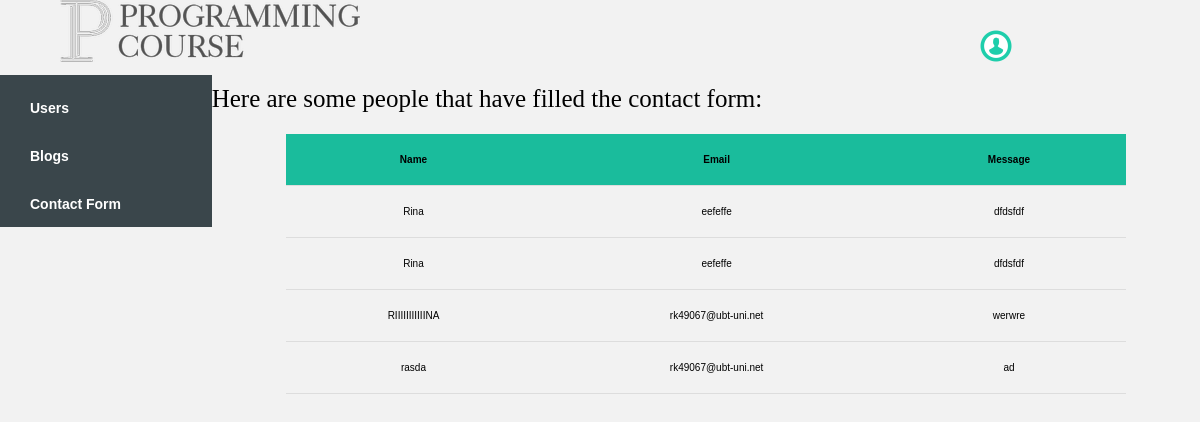
The page /admin_contactform.php on the database as committed earlier.
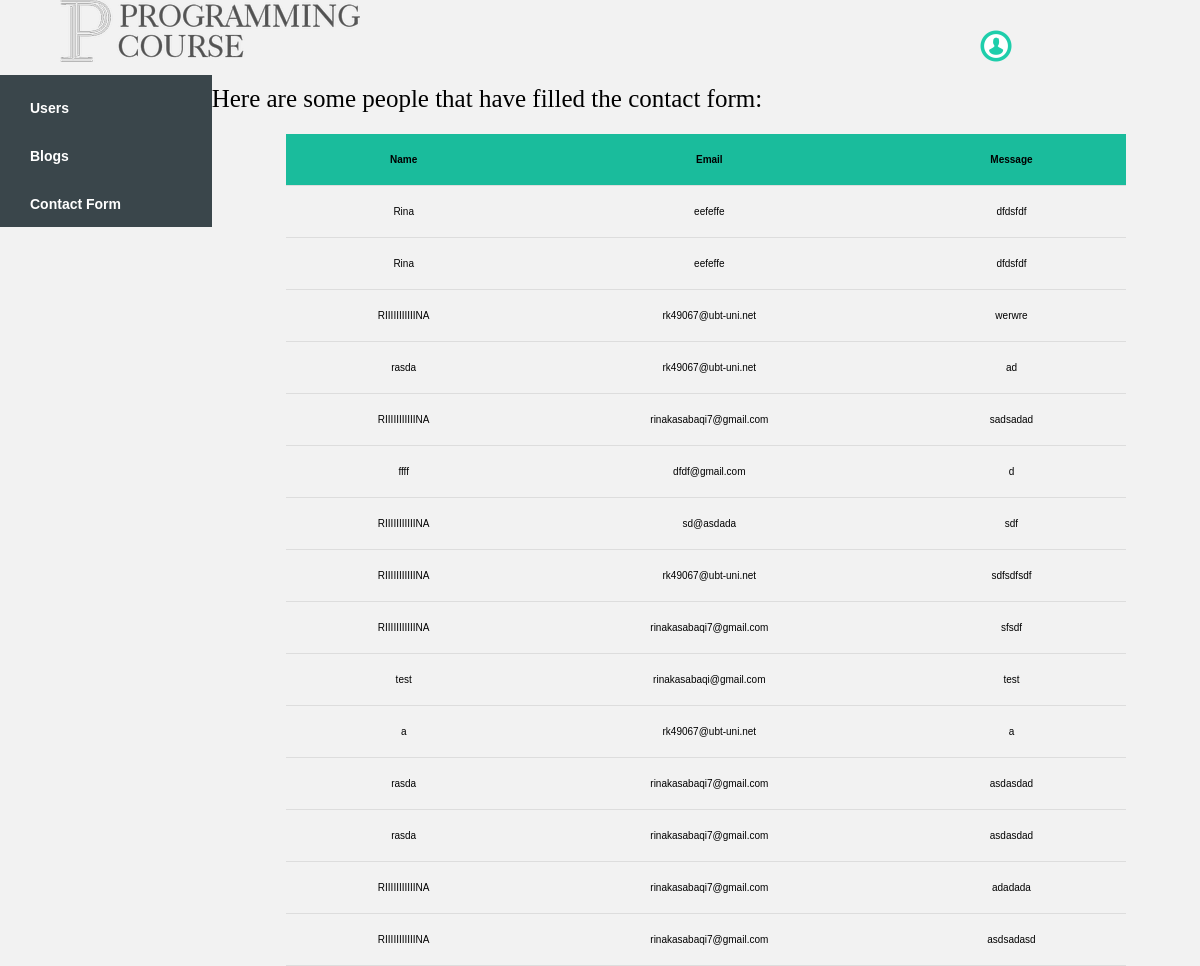
The same page on the database as committed later.
### tables this page shows
CREATE TABLE `contactform` (
  `Name` varchar(30) NOT NULL,
  `Email` varchar(30) NOT NULL,
  `Message` longtext NOT NULL
);

### showContactForm.php (called while the page is built, shortened)
<?php
class showContactForm{
        public function showContact(){
        $obj = new Connection();
        $connection = $obj->getConnection();
        $sql='select * from contactform';
        $result = mysqli_query($connection, $sql);
             return $result;
        }
    }
?>

### admin_contactform.php (the view, shortened to what this page needs)
<?php
include_once "navigation.php";
?>
<html>
    <head>
    </head>
<body>
<div clas="contactform">
    <p class="adminP">Here are some people that have filled the contact form:</p>
<?php
            include_once 'showContactForm.php';
            $show = new showContactForm();
            $result = $show->showContact();
            echo "
            <table class='center' id='contact_table' >
            <tr>
            <th>Name</th>
            <th>Email</th>
            <th>Message</th> <br>
            </tr>";
            while($row=mysqli_fetch_array($result))
            {
            echo "<tr><td>".$row['Name']."</td><td>".$row['Email']."</td> <td>".$row['Message']."</td> </tr>";
}
echo "</table>"; ?>
</div>
</body>
</html>

Rows that differ between the two databases and show on the page:
added contactform: Name "RIIIIIIIIIIINA", Email "rinakasabaqi7@gmail.com", Message "sadsadad"
added contactform: Name "ffff", Email "dfdf@gmail.com", Message "d"
added contactform: Name "RIIIIIIIIIIINA", Email "sd@asdada", Message "sdf"
added contactform: Name "RIIIIIIIIIIINA", Email "rk49067@ubt-uni.net", Message "sdfsdfsdf"
added contactform: Name "RIIIIIIIIIIINA", Email "rinakasabaqi7@gmail.com", Message "sfsdf"
added contactform: Name "test", Email "rinakasabaqi@gmail.com", Message "test"
added contactform: Name "a", Email "rk49067@ubt-uni.net", Message "a"
added contactform: Name "rasda", Email "rinakasabaqi7@gmail.com", Message "asdasdad"
added contactform: Name "rasda", Email "rinakasabaqi7@gmail.com", Message "asdasdad"
added contactform: Name "RIIIIIIIIIIINA", Email "rinakasabaqi7@gmail.com", Message "adadada"
added contactform: Name "RIIIIIIIIIIINA", Email "rinakasabaqi7@gmail.com", Message "asdsadasd"
